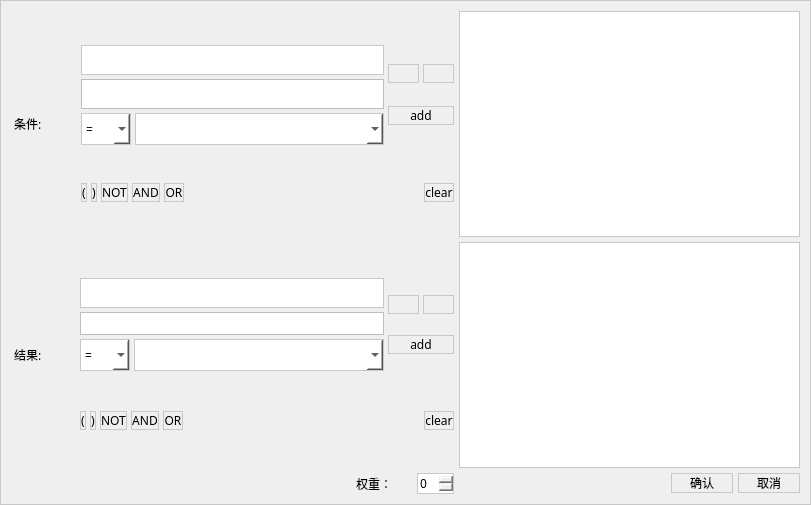
<?xml version="1.0" encoding="UTF-8"?>
<ui version="4.0">
 <class>addruleDialog</class>
 <widget class="QDialog" name="addruleDialog">
  <property name="geometry">
   <rect>
    <x>0</x>
    <y>0</y>
    <width>811</width>
    <height>505</height>
   </rect>
  </property>
  <property name="font">
   <font>
    <family>微软雅黑</family>
   </font>
  </property>
  <property name="windowTitle">
   <string>Dialog</string>
  </property>
  <property name="styleSheet">
   <string notr="true">border: 1px solid rgb(200, 200, 200);</string>
  </property>
  <layout class="QGridLayout" name="gridLayout_3" rowstretch="0,0,0" columnstretch="0,0,1,1">
   <property name="spacing">
    <number>5</number>
   </property>
   <item row="0" column="0">
    <layout class="QHBoxLayout" name="horizontalLayout_5">
     <item>
      <widget class="QLabel" name="label">
       <property name="minimumSize">
        <size>
         <width>65</width>
         <height>0</height>
        </size>
       </property>
       <property name="styleSheet">
        <string notr="true">font: 12pt &quot;Microsoft YaHei&quot;;
border:none;
border-radius: 12px;</string>
       </property>
       <property name="text">
        <string> 条件:</string>
       </property>
       <property name="margin">
        <number>3</number>
       </property>
      </widget>
     </item>
     <item>
      <layout class="QVBoxLayout" name="verticalLayout" stretch="1,0">
       <property name="spacing">
        <number>4</number>
       </property>
       <item>
        <layout class="QHBoxLayout" name="horizontalLayout" stretch="1,0">
         <item>
          <layout class="QGridLayout" name="gridLayout">
           <property name="spacing">
            <number>4</number>
           </property>
           <item row="1" column="0" colspan="2">
            <widget class="Gcombox" name="comboBox">
             <property name="enabled">
              <bool>true</bool>
             </property>
             <property name="sizePolicy">
              <sizepolicy hsizetype="Expanding" vsizetype="Fixed">
               <horstretch>0</horstretch>
               <verstretch>0</verstretch>
              </sizepolicy>
             </property>
             <property name="minimumSize">
              <size>
               <width>303</width>
               <height>30</height>
              </size>
             </property>
             <property name="styleSheet">
              <string notr="true">QComboBox {
	border: 1px solid #bebebe;
	padding: 1px 18px 1px 3px;
	font: normal normal 16px &quot;Microsoft YaHei&quot;;
	color: #555555;
	background: #FFF;
}
QComboBox:!editable:on, QComboBox::drop-down:editable:on{
	background: transparent;
}
 
QComboBox:!on{
}
 
QComboBox:on{ /* the popup opens */
	color: #555555;
	border-color: #327cc0;
	background: transparent;
}
 
QComboBox::drop-down{
    subcontrol-origin: padding;
    subcontrol-position: top right;
    width: 20px;
    border-left-width: 1px;
    border-left-color: darkgray;
}
 
QComboBox::down-arrow {
	image: url(:/common/combobox_arrow);
}
 
QComboBox::down-arrow:on {
	image: url(:/common/combobox_arrow_up);
}
 
QComboBox QAbstractItemView {
	outline: 0; 
	border: 1px solid #327cc0;
	background-color: #F1F3F3;
	font: normal normal 14px &quot;Microsoft YaHei&quot;;
}
 
QComboBox QAbstractItemView::item {
	height: 32px;
	color: #555555;
	background-color: transparent;
}
 
QComboBox QAbstractItemView::item:hover {
	color: #FFFFFF;
	background-color: #327cc0;
}
 
QComboBox QAbstractItemView::item:selected {
	color: #FFFFFF;
	background-color: #327cc0;
}
 
QComboBox QAbstractScrollArea QScrollBar:vertical {
	background-color: #d0d2d4;
}
 
QComboBox QAbstractScrollArea QScrollBar::handle:vertical {
	background: rgb(160,160,160);
}
 
QComboBox QAbstractScrollArea QScrollBar::handle:vertical:hover {
	background: rgb(90, 91, 93);
}</string>
             </property>
            </widget>
           </item>
           <item row="0" column="0" colspan="2">
            <widget class="QLineEdit" name="lineEdit_if">
             <property name="sizePolicy">
              <sizepolicy hsizetype="Expanding" vsizetype="Fixed">
               <horstretch>0</horstretch>
               <verstretch>30</verstretch>
              </sizepolicy>
             </property>
             <property name="minimumSize">
              <size>
               <width>0</width>
               <height>30</height>
              </size>
             </property>
             <property name="styleSheet">
              <string notr="true">QLineEdit
{

//边界1像素 实线 颜色rgb  或者border:none 没有边界
border:1px solid rgb(180, 180, 180);

//背景的颜色
background: rgb(230,230,230);
//边角4像素圆滑

border-radius: 4px;

}

//鼠标滑动到LineEditor上面的时候

QLineEdit::hover
{

 //字体的颜色
  color:green
  border-color:rgb(50,480,40);
  background-color:green;
}
</string>
             </property>
            </widget>
           </item>
           <item row="2" column="1">
            <widget class="QComboBox" name="comboBox_3">
             <property name="sizePolicy">
              <sizepolicy hsizetype="Preferred" vsizetype="Fixed">
               <horstretch>50</horstretch>
               <verstretch>0</verstretch>
              </sizepolicy>
             </property>
             <property name="styleSheet">
              <string notr="true">background-color: rgb(255, 255, 255);
height:30px;</string>
             </property>
            </widget>
           </item>
           <item row="2" column="0">
            <widget class="QComboBox" name="comboBox_2">
             <property name="sizePolicy">
              <sizepolicy hsizetype="Minimum" vsizetype="Fixed">
               <horstretch>10</horstretch>
               <verstretch>0</verstretch>
              </sizepolicy>
             </property>
             <property name="styleSheet">
              <string notr="true">background-color: rgb(255, 255, 255);
height:30px;</string>
             </property>
             <item>
              <property name="text">
               <string>=</string>
              </property>
             </item>
            </widget>
           </item>
          </layout>
         </item>
         <item>
          <layout class="QVBoxLayout" name="verticalLayout_3">
           <item>
            <layout class="QHBoxLayout" name="horizontalLayout_10">
             <item>
              <widget class="QPushButton" name="undo_0">
               <property name="styleSheet">
                <string notr="true">QPushButton{
border:2px;
border-radius: 10px;
padding:5px;
font: 12pt &quot;宋体&quot;;
background-color:white;
}
QPushButton:pressed{
                   background-color:rgba(100,255,100,200);
                   border-color:rgba(255,255,255,30);
                   border-style:inset;
                   color:rgba(0,0,0,100);

}
QPushButton:hover{
                   background-color: #4169E1;
					color:#fff;
                   };</string>
               </property>
               <property name="text">
                <string/>
               </property>
               <property name="icon">
                <iconset resource="../source.qrc">
                 <normaloff>:/image/edit-undo.png</normaloff>:/image/edit-undo.png</iconset>
               </property>
               <property name="iconSize">
                <size>
                 <width>30</width>
                 <height>30</height>
                </size>
               </property>
              </widget>
             </item>
             <item>
              <widget class="QPushButton" name="redo_0">
               <property name="styleSheet">
                <string notr="true">QPushButton{
border:2px;
border-radius: 10px;
padding:5px;
font: 12pt &quot;宋体&quot;;
background-color:white;
}
QPushButton:pressed{
                   background-color:rgba(100,255,100,200);
                   border-color:rgba(255,255,255,30);
                   border-style:inset;
                   color:rgba(0,0,0,100);

}
QPushButton:hover{
                   background-color: #4169E1;
					color:#fff;
                   };</string>
               </property>
               <property name="text">
                <string/>
               </property>
               <property name="icon">
                <iconset resource="../source.qrc">
                 <normaloff>:/image/edit-redo.png</normaloff>:/image/edit-redo.png</iconset>
               </property>
               <property name="iconSize">
                <size>
                 <width>30</width>
                 <height>30</height>
                </size>
               </property>
              </widget>
             </item>
            </layout>
           </item>
           <item>
            <widget class="QPushButton" name="addcondition">
             <property name="styleSheet">
              <string notr="true">QPushButton{
border:2px;
border-radius: 10px;
padding:10px;
font: 10pt &quot;Microsoft YaHei&quot;;
background-color:white;
}
QPushButton:pressed{
                   background-color:rgba(100,255,100,200);
                   border-color:rgba(255,255,255,30);
                   border-style:inset;
                   color:rgba(0,0,0,100);

}
QPushButton:hover{
                   background-color: #4169E1;
					color:#fff;
                   };</string>
             </property>
             <property name="text">
              <string>add</string>
             </property>
             <property name="icon">
              <iconset resource="../source.qrc">
               <normaloff>:/image/add.png</normaloff>:/image/add.png</iconset>
             </property>
            </widget>
           </item>
          </layout>
         </item>
        </layout>
       </item>
       <item>
        <layout class="QHBoxLayout" name="horizontalLayout_2">
         <property name="bottomMargin">
          <number>0</number>
         </property>
         <item>
          <widget class="QPushButton" name="kh_L0">
           <property name="styleSheet">
            <string notr="true">QPushButton{
border:2px;
border-radius: 10px;
padding:10px;
font: 10pt &quot;Microsoft YaHei&quot;;
background-color:white;
}
QPushButton:pressed{
                   background-color:rgba(100,255,100,200);
                   border-color:rgba(255,255,255,30);
                   border-style:inset;
                   color:rgba(0,0,0,100);

}
QPushButton:hover{
                   background-color: #4169E1;
					color:#fff;
                   };</string>
           </property>
           <property name="text">
            <string>(</string>
           </property>
          </widget>
         </item>
         <item>
          <widget class="QPushButton" name="kh_R0">
           <property name="styleSheet">
            <string notr="true">QPushButton{
border:2px;
border-radius: 10px;
padding:10px;
font: 10pt &quot;Microsoft YaHei&quot;;
background-color:white;
}
QPushButton:pressed{
                   background-color:rgba(100,255,100,200);
                   border-color:rgba(255,255,255,30);
                   border-style:inset;
                   color:rgba(0,0,0,100);

}
QPushButton:hover{
                   background-color: #4169E1;
					color:#fff;
                   };</string>
           </property>
           <property name="text">
            <string>)</string>
           </property>
          </widget>
         </item>
         <item>
          <widget class="QPushButton" name="NOT_1">
           <property name="styleSheet">
            <string notr="true">QPushButton{
border:2px;
border-radius: 10px;
padding:10px;
font: 10pt &quot;Microsoft YaHei&quot;;
background-color:white;
}
QPushButton:pressed{
                   background-color:rgba(100,255,100,200);
                   border-color:rgba(255,255,255,30);
                   border-style:inset;
                   color:rgba(0,0,0,100);

}
QPushButton:hover{
                   background-color: #4169E1;
					color:#fff;
                   };</string>
           </property>
           <property name="text">
            <string>NOT</string>
           </property>
          </widget>
         </item>
         <item>
          <widget class="QPushButton" name="AND_1">
           <property name="styleSheet">
            <string notr="true">QPushButton{
border:2px;
border-radius: 10px;
padding:10px;
font: 10pt &quot;Microsoft YaHei&quot;;
background-color:white;
}
QPushButton:pressed{
                   background-color:rgba(100,255,100,200);
                   border-color:rgba(255,255,255,30);
                   border-style:inset;
                   color:rgba(0,0,0,100);

}
QPushButton:hover{
                   background-color: #4169E1;
					color:#fff;
                   };</string>
           </property>
           <property name="text">
            <string>AND</string>
           </property>
          </widget>
         </item>
         <item>
          <widget class="QPushButton" name="OR_1">
           <property name="styleSheet">
            <string notr="true">QPushButton{
border:2px;
border-radius: 10px;
padding:10px;
font: 10pt &quot;Microsoft YaHei&quot;;
background-color:white;
}
QPushButton:pressed{
                   background-color:rgba(100,255,100,200);
                   border-color:rgba(255,255,255,30);
                   border-style:inset;
                   color:rgba(0,0,0,100);

}
QPushButton:hover{
                   background-color: #4169E1;
					color:#fff;
                   };</string>
           </property>
           <property name="text">
            <string>OR</string>
           </property>
          </widget>
         </item>
         <item>
          <spacer name="horizontalSpacer">
           <property name="orientation">
            <enum>Qt::Horizontal</enum>
           </property>
           <property name="sizeHint" stdset="0">
            <size>
             <width>20</width>
             <height>20</height>
            </size>
           </property>
          </spacer>
         </item>
         <item>
          <widget class="QPushButton" name="clearcondition">
           <property name="styleSheet">
            <string notr="true">QPushButton{
border:2px;
border-radius: 10px;
padding:10px;
font: 10pt &quot;Microsoft YaHei&quot;;
background-color:white;
}
QPushButton:pressed{
                   background-color:rgba(100,255,100,200);
                   border-color:rgba(255,255,255,30);
                   border-style:inset;
                   color:rgba(0,0,0,100);

}
QPushButton:hover{
                   background-color: #4169E1;
					color:#fff;
                   };</string>
           </property>
           <property name="text">
            <string>clear</string>
           </property>
           <property name="icon">
            <iconset resource="../source.qrc">
             <normaloff>:/image/stock_delete.png</normaloff>:/image/stock_delete.png</iconset>
           </property>
          </widget>
         </item>
        </layout>
       </item>
      </layout>
     </item>
    </layout>
   </item>
   <item row="1" column="0">
    <layout class="QHBoxLayout" name="horizontalLayout_6">
     <property name="spacing">
      <number>4</number>
     </property>
     <item>
      <widget class="QLabel" name="label_2">
       <property name="minimumSize">
        <size>
         <width>65</width>
         <height>0</height>
        </size>
       </property>
       <property name="styleSheet">
        <string notr="true">font: 12pt &quot;Microsoft YaHei&quot;;
border:none;
border-radius: 12px;</string>
       </property>
       <property name="text">
        <string> 结果:</string>
       </property>
       <property name="margin">
        <number>3</number>
       </property>
      </widget>
     </item>
     <item>
      <layout class="QVBoxLayout" name="verticalLayout_2" stretch="1,0">
       <item>
        <layout class="QHBoxLayout" name="horizontalLayout_3" stretch="0,0">
         <item>
          <layout class="QGridLayout" name="gridLayout_2">
           <property name="sizeConstraint">
            <enum>QLayout::SetFixedSize</enum>
           </property>
           <property name="spacing">
            <number>4</number>
           </property>
           <item row="2" column="0">
            <widget class="QComboBox" name="comboBox_5">
             <property name="sizePolicy">
              <sizepolicy hsizetype="Minimum" vsizetype="Fixed">
               <horstretch>10</horstretch>
               <verstretch>0</verstretch>
              </sizepolicy>
             </property>
             <property name="minimumSize">
              <size>
               <width>38</width>
               <height>0</height>
              </size>
             </property>
             <property name="styleSheet">
              <string notr="true">background-color: rgb(255, 255, 255);
height:30px;</string>
             </property>
             <item>
              <property name="text">
               <string>=</string>
              </property>
             </item>
            </widget>
           </item>
           <item row="1" column="0" colspan="2">
            <widget class="Gcombox" name="comboBox_4">
             <property name="sizePolicy">
              <sizepolicy hsizetype="Expanding" vsizetype="Fixed">
               <horstretch>0</horstretch>
               <verstretch>0</verstretch>
              </sizepolicy>
             </property>
             <property name="styleSheet">
              <string notr="true">QComboBox {
	border: 1px solid #bebebe;
	padding: 1px 18px 1px 3px;
	font: normal normal 16px &quot;Microsoft YaHei&quot;;
	color: #555555;
	background: #FFF;
}
QComboBox:!editable:on, QComboBox::drop-down:editable:on{
	background: transparent;
}
 
QComboBox:!on{
}
 
QComboBox:on{ /* the popup opens */
	color: #555555;
	border-color: #327cc0;
	background: transparent;
}
 
QComboBox::drop-down{
    subcontrol-origin: padding;
    subcontrol-position: top right;
    width: 20px;
    border-left-width: 1px;
    border-left-color: darkgray;
}
 
QComboBox::down-arrow {
	image: url(:/common/combobox_arrow);
}
 
QComboBox::down-arrow:on {
	image: url(:/common/combobox_arrow_up);
}
 
QComboBox QAbstractItemView {
	outline: 0; 
	border: 1px solid #327cc0;
	background-color: #F1F3F3;
	font: normal normal 14px &quot;Microsoft YaHei&quot;;
}
 
QComboBox QAbstractItemView::item {
	height: 32px;
	color: #555555;
	background-color: transparent;
}
 
QComboBox QAbstractItemView::item:hover {
	color: #FFFFFF;
	background-color: #327cc0;
}
 
QComboBox QAbstractItemView::item:selected {
	color: #FFFFFF;
	background-color: #327cc0;
}
 
QComboBox QAbstractScrollArea QScrollBar:vertical {
	background-color: #d0d2d4;
}
 
QComboBox QAbstractScrollArea QScrollBar::handle:vertical {
	background: rgb(160,160,160);
}
 
QComboBox QAbstractScrollArea QScrollBar::handle:vertical:hover {
	background: rgb(90, 91, 93);
}</string>
             </property>
            </widget>
           </item>
           <item row="2" column="1">
            <widget class="QComboBox" name="comboBox_6">
             <property name="sizePolicy">
              <sizepolicy hsizetype="Preferred" vsizetype="Fixed">
               <horstretch>50</horstretch>
               <verstretch>0</verstretch>
              </sizepolicy>
             </property>
             <property name="styleSheet">
              <string notr="true">background-color: rgb(255, 255, 255);
height:30px;</string>
             </property>
            </widget>
           </item>
           <item row="0" column="0" colspan="2">
            <widget class="QLineEdit" name="lineEdit_then">
             <property name="minimumSize">
              <size>
               <width>0</width>
               <height>30</height>
              </size>
             </property>
             <property name="styleSheet">
              <string notr="true">QLineEdit
{

//边界1像素 实线 颜色rgb  或者border:none 没有边界
border:1px solid rgb(180, 180, 180);

//背景的颜色
background: rgb(230,230,230);
//边角4像素圆滑

border-radius: 4px;

}

//鼠标滑动到LineEditor上面的时候

QLineEdit::hover
{

 //字体的颜色

  color:green
  border-color:rgb(50,480,40);
  background-color:green;
}</string>
             </property>
            </widget>
           </item>
          </layout>
         </item>
         <item>
          <layout class="QVBoxLayout" name="verticalLayout_4">
           <item>
            <layout class="QHBoxLayout" name="horizontalLayout_11">
             <item>
              <widget class="QPushButton" name="undo_1">
               <property name="styleSheet">
                <string notr="true">QPushButton{
border:2px;
border-radius: 10px;
padding:5px;
font: 12pt &quot;宋体&quot;;
background-color:white;
}
QPushButton:pressed{
                   background-color:rgba(100,255,100,200);
                   border-color:rgba(255,255,255,30);
                   border-style:inset;
                   color:rgba(0,0,0,100);

}
QPushButton:hover{
                   background-color: #4169E1;
					color:#fff;
                   };</string>
               </property>
               <property name="text">
                <string/>
               </property>
               <property name="icon">
                <iconset resource="../source.qrc">
                 <normaloff>:/image/edit-undo.png</normaloff>:/image/edit-undo.png</iconset>
               </property>
               <property name="iconSize">
                <size>
                 <width>30</width>
                 <height>30</height>
                </size>
               </property>
              </widget>
             </item>
             <item>
              <widget class="QPushButton" name="redo_1">
               <property name="styleSheet">
                <string notr="true">QPushButton{
border:2px;
border-radius: 10px;
padding:5px;
font: 12pt &quot;宋体&quot;;
background-color:white;
}
QPushButton:pressed{
                   background-color:rgba(100,255,100,200);
                   border-color:rgba(255,255,255,30);
                   border-style:inset;
                   color:rgba(0,0,0,100);

}
QPushButton:hover{
                   background-color: #4169E1;
					color:#fff;
                   };</string>
               </property>
               <property name="text">
                <string/>
               </property>
               <property name="icon">
                <iconset resource="../source.qrc">
                 <normaloff>:/image/edit-redo.png</normaloff>:/image/edit-redo.png</iconset>
               </property>
               <property name="iconSize">
                <size>
                 <width>30</width>
                 <height>30</height>
                </size>
               </property>
              </widget>
             </item>
            </layout>
           </item>
           <item>
            <widget class="QPushButton" name="addresult">
             <property name="styleSheet">
              <string notr="true">QPushButton{
border:2px;
border-radius: 10px;
padding:10px;
font: 10pt &quot;Microsoft YaHei&quot;;
background-color:white;
}
QPushButton:pressed{
                   background-color:rgba(100,255,100,200);
                   border-color:rgba(255,255,255,30);
                   border-style:inset;
                   color:rgba(0,0,0,100);

}
QPushButton:hover{
                   background-color: #4169E1;
					color:#fff;
                   };</string>
             </property>
             <property name="text">
              <string>add</string>
             </property>
             <property name="icon">
              <iconset resource="../source.qrc">
               <normaloff>:/image/add.png</normaloff>:/image/add.png</iconset>
             </property>
            </widget>
           </item>
          </layout>
         </item>
        </layout>
       </item>
       <item>
        <layout class="QHBoxLayout" name="horizontalLayout_4">
         <property name="leftMargin">
          <number>0</number>
         </property>
         <property name="bottomMargin">
          <number>0</number>
         </property>
         <item>
          <widget class="QPushButton" name="kh_L1">
           <property name="styleSheet">
            <string notr="true">QPushButton{
border:2px;
border-radius: 10px;
padding:10px;
font: 10pt &quot;Microsoft YaHei&quot;;
background-color:white;
}
QPushButton:pressed{
                   background-color:rgba(100,255,100,200);
                   border-color:rgba(255,255,255,30);
                   border-style:inset;
                   color:rgba(0,0,0,100);

}
QPushButton:hover{
                   background-color: #4169E1;
					color:#fff;
                   };</string>
           </property>
           <property name="text">
            <string>(</string>
           </property>
          </widget>
         </item>
         <item>
          <widget class="QPushButton" name="kh_R1">
           <property name="styleSheet">
            <string notr="true">QPushButton{
border:2px;
border-radius: 10px;
padding:10px;
font: 10pt &quot;Microsoft YaHei&quot;;
background-color:white;
}
QPushButton:pressed{
                   background-color:rgba(100,255,100,200);
                   border-color:rgba(255,255,255,30);
                   border-style:inset;
                   color:rgba(0,0,0,100);

}
QPushButton:hover{
                   background-color: #4169E1;
					color:#fff;
                   };</string>
           </property>
           <property name="text">
            <string>)</string>
           </property>
          </widget>
         </item>
         <item>
          <widget class="QPushButton" name="NOT_2">
           <property name="styleSheet">
            <string notr="true">QPushButton{
border:2px;
border-radius: 10px;
padding:10px;
font: 10pt &quot;Microsoft YaHei&quot;;
background-color:white;
}
QPushButton:pressed{
                   background-color:rgba(100,255,100,200);
                   border-color:rgba(255,255,255,30);
                   border-style:inset;
                   color:rgba(0,0,0,100);

}
QPushButton:hover{
                   background-color: #4169E1;
					color:#fff;
                   };</string>
           </property>
           <property name="text">
            <string>NOT</string>
           </property>
          </widget>
         </item>
         <item>
          <widget class="QPushButton" name="AND_2">
           <property name="styleSheet">
            <string notr="true">QPushButton{
border:2px;
border-radius: 10px;
padding:10px;
font: 10pt &quot;Microsoft YaHei&quot;;
background-color:white;
}
QPushButton:pressed{
                   background-color:rgba(100,255,100,200);
                   border-color:rgba(255,255,255,30);
                   border-style:inset;
                   color:rgba(0,0,0,100);

}
QPushButton:hover{
                   background-color: #4169E1;
					color:#fff;
                   };</string>
           </property>
           <property name="text">
            <string>AND</string>
           </property>
          </widget>
         </item>
         <item>
          <widget class="QPushButton" name="OR_2">
           <property name="styleSheet">
            <string notr="true">QPushButton{
border:2px;
border-radius: 10px;
padding:10px;
font: 10pt &quot;Microsoft YaHei&quot;;
background-color:white;
}
QPushButton:pressed{
                   background-color:rgba(100,255,100,200);
                   border-color:rgba(255,255,255,30);
                   border-style:inset;
                   color:rgba(0,0,0,100);

}
QPushButton:hover{
                   background-color: #4169E1;
					color:#fff;
                   };</string>
           </property>
           <property name="text">
            <string>OR</string>
           </property>
          </widget>
         </item>
         <item>
          <spacer name="horizontalSpacer_2">
           <property name="orientation">
            <enum>Qt::Horizontal</enum>
           </property>
           <property name="sizeHint" stdset="0">
            <size>
             <width>40</width>
             <height>20</height>
            </size>
           </property>
          </spacer>
         </item>
         <item>
          <widget class="QPushButton" name="clearresult">
           <property name="styleSheet">
            <string notr="true">QPushButton{
border:2px;
border-radius: 10px;
padding:10px;
font: 10pt &quot;Microsoft YaHei&quot;;
background-color:white;
}
QPushButton:pressed{
                   background-color:rgba(100,255,100,200);
                   border-color:rgba(255,255,255,30);
                   border-style:inset;
                   color:rgba(0,0,0,100);

}
QPushButton:hover{
                   background-color: #4169E1;
					color:#fff;
                   };</string>
           </property>
           <property name="text">
            <string>clear</string>
           </property>
           <property name="icon">
            <iconset resource="../source.qrc">
             <normaloff>:/image/stock_delete.png</normaloff>:/image/stock_delete.png</iconset>
           </property>
          </widget>
         </item>
        </layout>
       </item>
      </layout>
     </item>
    </layout>
   </item>
   <item row="2" column="1" colspan="3">
    <layout class="QHBoxLayout" name="horizontalLayout_8">
     <item>
      <spacer name="horizontalSpacer_5">
       <property name="orientation">
        <enum>Qt::Horizontal</enum>
       </property>
       <property name="sizeHint" stdset="0">
        <size>
         <width>40</width>
         <height>20</height>
        </size>
       </property>
      </spacer>
     </item>
     <item>
      <widget class="QPushButton" name="pushButton">
       <property name="minimumSize">
        <size>
         <width>62</width>
         <height>0</height>
        </size>
       </property>
       <property name="styleSheet">
        <string notr="true">font: 12pt &quot;Microsoft YaHei&quot;;

</string>
       </property>
       <property name="text">
        <string>确认</string>
       </property>
      </widget>
     </item>
     <item>
      <widget class="QPushButton" name="pushButton_2">
       <property name="minimumSize">
        <size>
         <width>62</width>
         <height>0</height>
        </size>
       </property>
       <property name="styleSheet">
        <string notr="true">font: 12pt &quot;Microsoft YaHei&quot;;</string>
       </property>
       <property name="text">
        <string>取消</string>
       </property>
      </widget>
     </item>
    </layout>
   </item>
   <item row="2" column="0">
    <layout class="QHBoxLayout" name="horizontalLayout_9">
     <item>
      <spacer name="horizontalSpacer_4">
       <property name="orientation">
        <enum>Qt::Horizontal</enum>
       </property>
       <property name="sizeHint" stdset="0">
        <size>
         <width>40</width>
         <height>20</height>
        </size>
       </property>
      </spacer>
     </item>
     <item>
      <widget class="QLabel" name="label_3">
       <property name="minimumSize">
        <size>
         <width>56</width>
         <height>0</height>
        </size>
       </property>
       <property name="styleSheet">
        <string notr="true">font: 10pt &quot;Microsoft YaHei&quot;;
border:none;</string>
       </property>
       <property name="text">
        <string>权重： </string>
       </property>
      </widget>
     </item>
     <item>
      <widget class="QSpinBox" name="spinBox_w">
       <property name="sizePolicy">
        <sizepolicy hsizetype="Minimum" vsizetype="Minimum">
         <horstretch>0</horstretch>
         <verstretch>0</verstretch>
        </sizepolicy>
       </property>
       <property name="minimumSize">
        <size>
         <width>0</width>
         <height>0</height>
        </size>
       </property>
       <property name="styleSheet">
        <string notr="true">font: 12pt &quot;Times New Roman&quot;;</string>
       </property>
      </widget>
     </item>
    </layout>
   </item>
   <item row="1" column="1" colspan="3">
    <widget class="QTextEdit" name="textEdit_2">
     <property name="styleSheet">
      <string notr="true">background-color: rgb(255, 255, 255);
</string>
     </property>
    </widget>
   </item>
   <item row="0" column="1" colspan="3">
    <widget class="QTextEdit" name="textEdit">
     <property name="styleSheet">
      <string notr="true">background-color: rgb(255, 255, 255);
</string>
     </property>
    </widget>
   </item>
  </layout>
 </widget>
 <customwidgets>
  <customwidget>
   <class>Gcombox</class>
   <extends>QComboBox</extends>
   <header location="global">gcombox.h</header>
  </customwidget>
 </customwidgets>
 <resources>
  <include location="../source.qrc"/>
 </resources>
 <connections>
  <connection>
   <sender>pushButton</sender>
   <signal>clicked()</signal>
   <receiver>addruleDialog</receiver>
   <slot>close()</slot>
   <hints>
    <hint type="sourcelabel">
     <x>727</x>
     <y>516</y>
    </hint>
    <hint type="destinationlabel">
     <x>785</x>
     <y>413</y>
    </hint>
   </hints>
  </connection>
  <connection>
   <sender>clearcondition</sender>
   <signal>clicked()</signal>
   <receiver>textEdit</receiver>
   <slot>clear()</slot>
   <hints>
    <hint type="sourcelabel">
     <x>501</x>
     <y>258</y>
    </hint>
    <hint type="destinationlabel">
     <x>840</x>
     <y>255</y>
    </hint>
   </hints>
  </connection>
  <connection>
   <sender>clearresult</sender>
   <signal>clicked()</signal>
   <receiver>textEdit_2</receiver>
   <slot>clear()</slot>
   <hints>
    <hint type="sourcelabel">
     <x>501</x>
     <y>476</y>
    </hint>
    <hint type="destinationlabel">
     <x>840</x>
     <y>479</y>
    </hint>
   </hints>
  </connection>
  <connection>
   <sender>pushButton_2</sender>
   <signal>clicked()</signal>
   <receiver>addruleDialog</receiver>
   <slot>close()</slot>
   <hints>
    <hint type="sourcelabel">
     <x>843</x>
     <y>521</y>
    </hint>
    <hint type="destinationlabel">
     <x>891</x>
     <y>538</y>
    </hint>
   </hints>
  </connection>
  <connection>
   <sender>undo_1</sender>
   <signal>clicked()</signal>
   <receiver>textEdit_2</receiver>
   <slot>undo()</slot>
   <hints>
    <hint type="sourcelabel">
     <x>426</x>
     <y>330</y>
    </hint>
    <hint type="destinationlabel">
     <x>552</x>
     <y>280</y>
    </hint>
   </hints>
  </connection>
  <connection>
   <sender>redo_1</sender>
   <signal>clicked()</signal>
   <receiver>textEdit_2</receiver>
   <slot>redo()</slot>
   <hints>
    <hint type="sourcelabel">
     <x>477</x>
     <y>330</y>
    </hint>
    <hint type="destinationlabel">
     <x>535</x>
     <y>345</y>
    </hint>
   </hints>
  </connection>
  <connection>
   <sender>undo_0</sender>
   <signal>clicked()</signal>
   <receiver>textEdit</receiver>
   <slot>undo()</slot>
   <hints>
    <hint type="sourcelabel">
     <x>594</x>
     <y>471</y>
    </hint>
    <hint type="destinationlabel">
     <x>538</x>
     <y>76</y>
    </hint>
   </hints>
  </connection>
  <connection>
   <sender>redo_0</sender>
   <signal>clicked()</signal>
   <receiver>textEdit</receiver>
   <slot>redo()</slot>
   <hints>
    <hint type="sourcelabel">
     <x>685</x>
     <y>471</y>
    </hint>
    <hint type="destinationlabel">
     <x>538</x>
     <y>120</y>
    </hint>
   </hints>
  </connection>
 </connections>
</ui>
